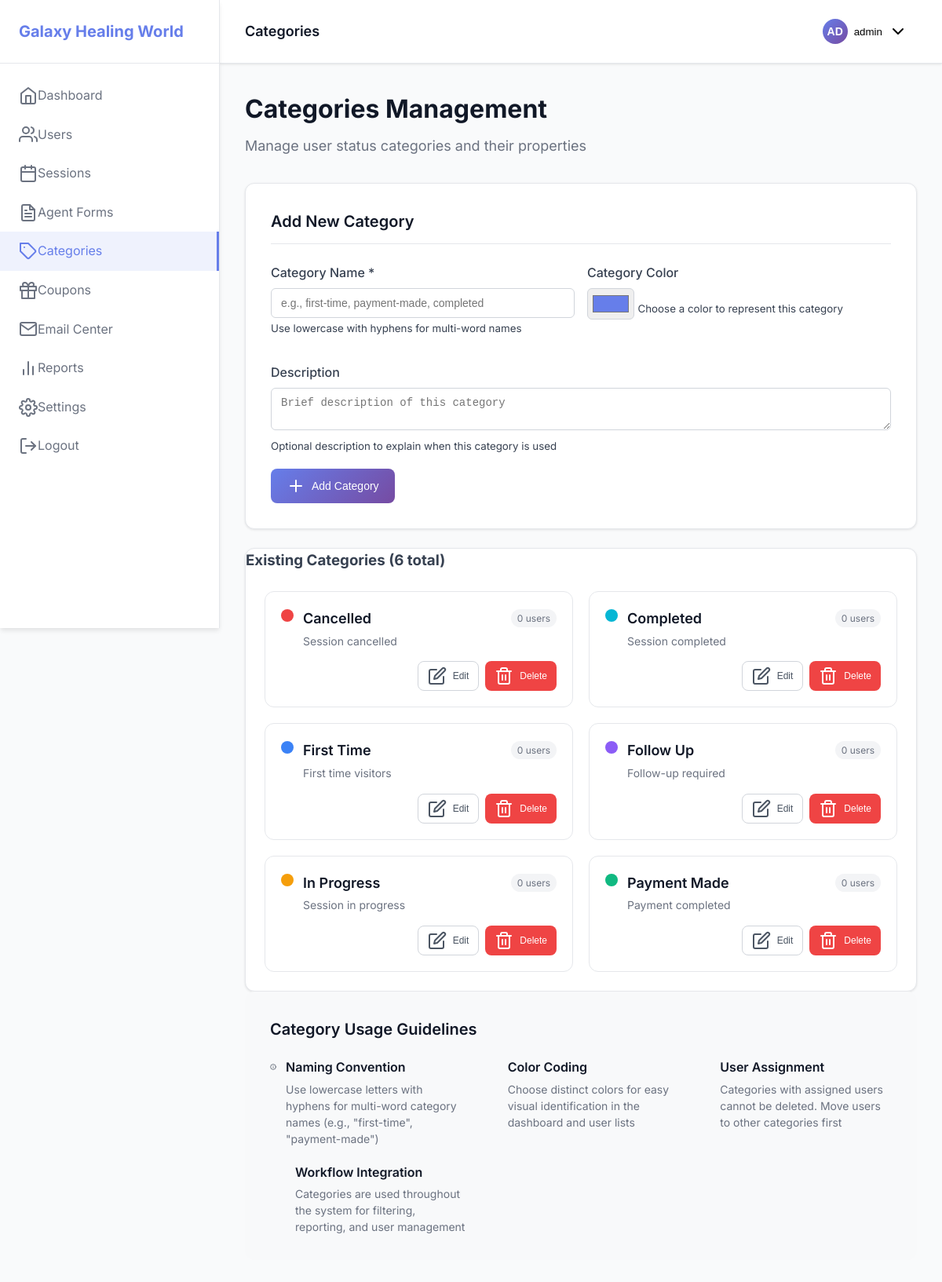
Before: /admin/categories.php (signed in) with the older database file.
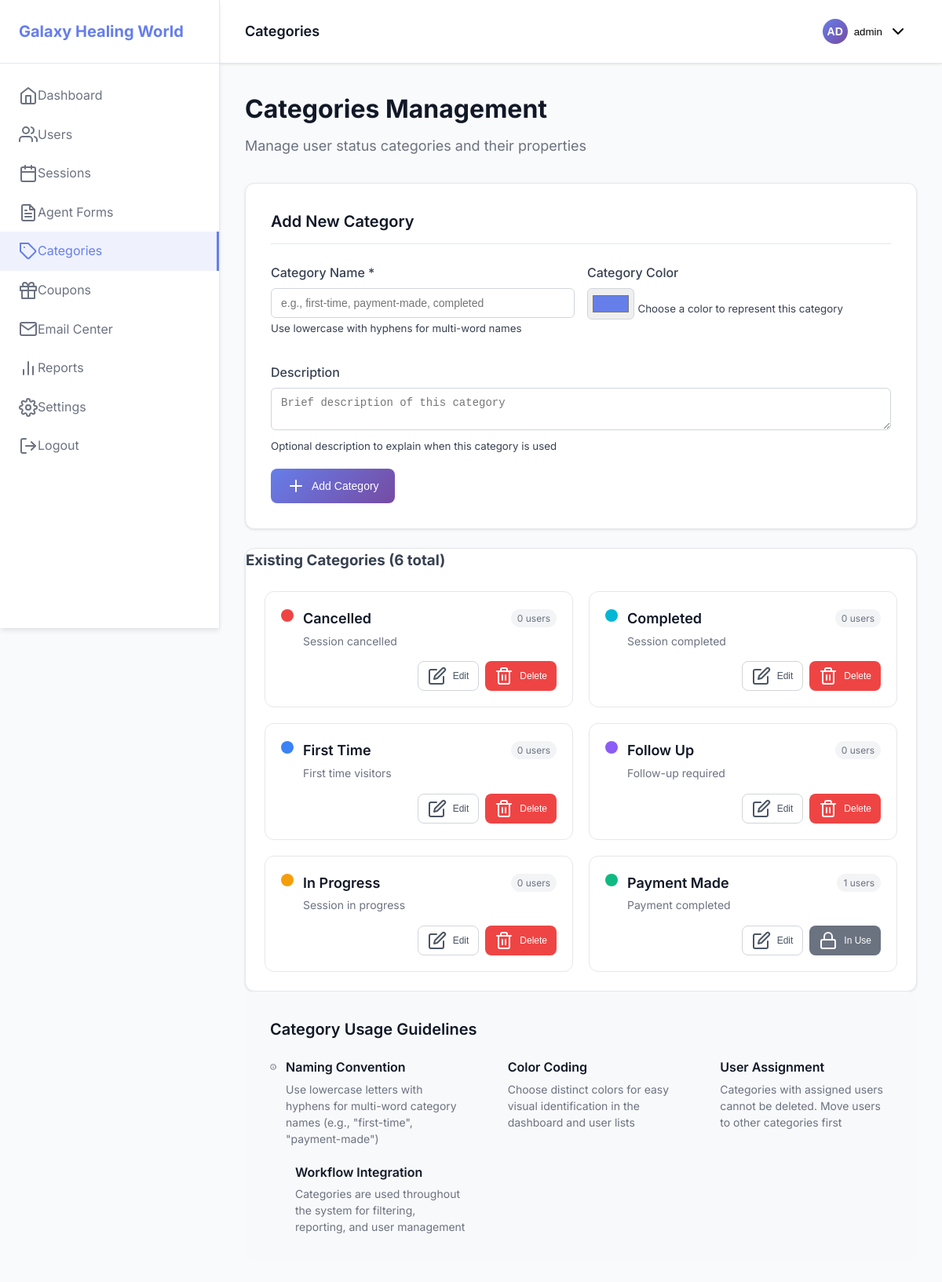
After: the same page with the newer database file.
### tables this page shows
CREATE TABLE categories (
                id INTEGER PRIMARY KEY AUTOINCREMENT,
                name VARCHAR(100) NOT NULL UNIQUE,
                description TEXT,
                color VARCHAR(7) DEFAULT '#667eea',
                created_at DATETIME DEFAULT CURRENT_TIMESTAMP
            );

### admin/categories.php (the view, shortened to what the changed rows need)
<?php
$db = Database::getInstance();
$pdo = $db->getConnection();
$stmt = $pdo->query("
    SELECT c.*,
           (SELECT COUNT(*) FROM users u WHERE u.status = c.name) as user_count
    FROM categories c
    ORDER BY c.name
");
$categories = $stmt->fetchAll();
?>
<!DOCTYPE html>
<html lang="en">
<head>
    <link rel="stylesheet" href="../assets/css/admin.css">
    <link rel="stylesheet" href="https://cdn.jsdelivr.net/npm/feather-icons@4.28.0/feather.min.css">
</head>
<body>
    <div class="admin-layout">
        <div class="admin-content">
            <main class="main-content">
                <div class="page-header">
                    <h1>Categories Management</h1>
                </div>
                <div class="table-container">
                    <?php if (empty($categories)): ?>
                        <div class="empty-state" role="status" aria-live="polite">
                            <i data-feather="tag" aria-hidden="true"></i>
                            <h3>No categories found</h3>
                            <p>Add your first category using the form above.</p>
                        </div>
                    <?php else: ?>
                        <div class="categories-grid">
                            <?php foreach ($categories as $category): ?>
                                <div class="category-card">
                                    <div class="category-header">
                                        <div class="category-color"
                                             style="background-color: <?php echo htmlspecialchars($category['color']); ?>"
                                             aria-label="Category color"></div>
                                        <div class="category-info">
                                            <h4 class="category-name">
                                                <?php echo htmlspecialchars(ucwords(str_replace('-', ' ', $category['name']))); ?>
                                            </h4>
                                            <p class="category-description">
                                                <?php echo htmlspecialchars($category['description'] ?: 'No description'); ?>
                                            </p>
                                        </div>
                                        <div class="category-usage">
                                            <span class="usage-count" aria-label="<?php echo $category['user_count']; ?> users assigned">
                                                <?php echo $category['user_count']; ?> users
                                            </span>
                                        </div>
                                    </div>
                                    <div class="category-actions">
                                        <button type="button" class="btn btn-small btn-outline"
                                                onclick="editCategory(<?php echo htmlspecialchars(json_encode($category)); ?>)"
                                                aria-label="Edit <?php echo htmlspecialchars($category['name']); ?> category">
                                            <i data-feather="edit" aria-hidden="true"></i>
                                            Edit
                                        </button>
                                        <?php if ($category['user_count'] == 0): ?>
                                            <button type="button" class="btn btn-small btn-danger"
                                                    onclick="deleteCategory(<?php echo $category['id']; ?>, '<?php echo htmlspecialchars($category['name']); ?>')"
                                                    aria-label="Delete <?php echo htmlspecialchars($category['name']); ?> category">
                                                <i data-feather="trash-2" aria-hidden="true"></i>
                                                Delete
                                            </button>
                                        <?php else: ?>
                                            <button type="button" class="btn btn-small btn-secondary" disabled
                                                    aria-label="Cannot delete - category is in use"
                                                    title="Cannot delete - category is assigned to users">
                                                <i data-feather="lock" aria-hidden="true"></i>
                                                In Use
                                            </button>
                                        <?php endif; ?>
                                    </div>
                                </div>
                            <?php endforeach; ?>
                        </div>
                    <?php endif; ?>
                </div>
            </main>
        </div>
    </div>
</body>
</html>

Changed rows visible on the page:
changed categories "Payment Made": user_count "0" → "1"; text "Delete" → "In Use"
